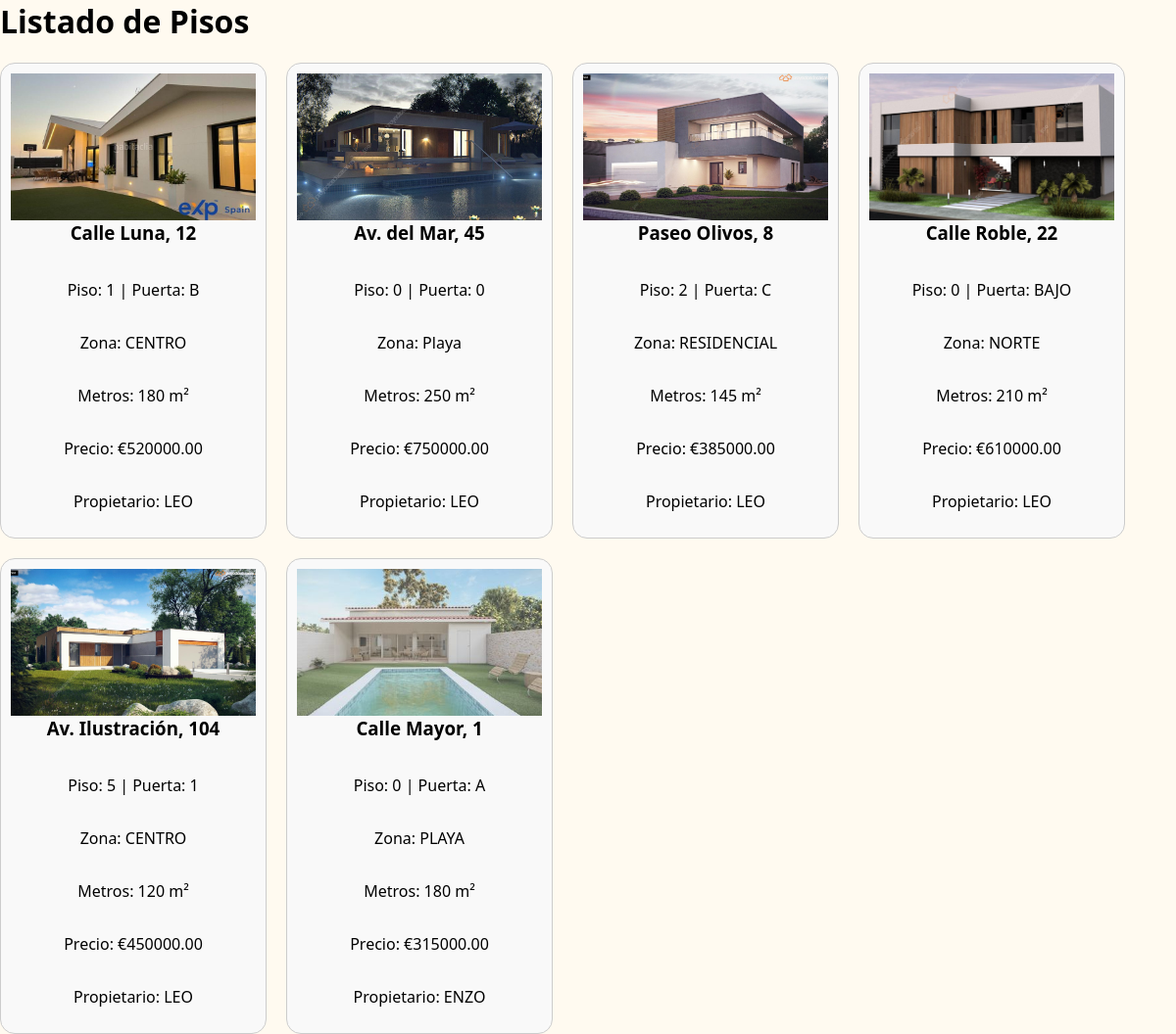
The page /img/pisos.php on the database its author committed.
### tables this page shows
CREATE TABLE `pisos` (
  `Codigo_piso` int(11) NOT NULL,
  `calle` varchar(40) NOT NULL,
  `numero` int(11) NOT NULL,
  `piso` int(11) NOT NULL,
  `puerta` varchar(5) NOT NULL,
  `cp` int(11) NOT NULL,
  `metros` int(11) NOT NULL,
  `zona` varchar(15) DEFAULT NULL,
  `precio` decimal(10,2) NOT NULL,
  `imagen` varchar(100) NOT NULL,
  `usuario_id` int(11) DEFAULT NULL
);

CREATE TABLE `usuario` (
  `usuario_id` int(11) NOT NULL,
  `nombres` varchar(35) NOT NULL,
  `correo` varchar(100) NOT NULL,
  `clave` varchar(80) NOT NULL,
  `tipo_usuario` varchar(20) DEFAULT NULL
);

### img/pisos.php (the view, shortened to what this page needs)
<?php
require_once "../config/conexion.php";
$sql = "SELECT p.*, u.nombres AS propietario
        FROM pisos p
        LEFT JOIN usuario u ON p.usuario_id = u.usuario_id";
$res = mysqli_query($conn, $sql);
$pisos = mysqli_fetch_all($res, MYSQLI_ASSOC);
?>
<!DOCTYPE html>
<html lang="es">
<head>
    <link rel="stylesheet" href="../css/estilos.css">
</head>
<body>
    <h1>Listado de Pisos</h1>
    <div class="pisos-container">
        <?php foreach($pisos as $p): ?>
        <div class="piso-card">
            <img src="../img/pisos/<?php echo $p['imagen'] ?: 'default.jpg'; ?>" alt="Piso">
            <h3><?php echo $p['calle'] . ', ' . $p['numero']; ?></h3>
            <p>Piso: <?php echo $p['piso']; ?> | Puerta: <?php echo $p['puerta']; ?></p>
            <p>Zona: <?php echo $p['zona']; ?></p>
            <p>Metros: <?php echo $p['metros']; ?> m²</p>
            <p>Precio: €<?php echo $p['precio']; ?></p>
            <p>Propietario: <?php echo $p['propietario']; ?></p>
        </div>
        <?php endforeach; ?>
    </div>
</body>
</html>

### css/estilos.css (style rules this page uses)
body { background-color: #fffaf0; margin: 0; font-family: 'Segoe UI', Tahoma, Geneva, Verdana, sans-serif; display: flex; flex-direction: column; min-height: 100vh; }
h1, h2, h3 { margin-top: 0; }
.piso-card { border: 1px solid #eee; border-radius: 15px; overflow: hidden; background: #fff; display: flex; flex-direction: column; transition: transform 0.3s ease, box-shadow 0.3s ease; }

### img/pisos.php (style rules this page uses)
.pisos-container { display: flex; flex-wrap: wrap; gap: 20px; }
.piso-card { border: 1px solid #ccc; padding: 10px; width: 250px; text-align: center; background-color: #f9f9f9; }
.piso-card img { width: 100%; height: 150px; object-fit: cover; }

### rows shown on the page
pisos: imagen (picture), calle "Calle Luna", numero "12", piso "1", puerta "B", zona "CENTRO", metros "180", precio "520000.00", usuario.nombres "LEO"
pisos: imagen (picture), calle "Av. del Mar", numero "45", piso "0", puerta "0", zona "Playa", metros "250", precio "750000.00", usuario.nombres "LEO"
pisos: imagen (picture), calle "Paseo Olivos", numero "8", piso "2", puerta "C", zona "RESIDENCIAL", metros "145", precio "385000.00", usuario.nombres "LEO"
pisos: imagen (picture), calle "Calle Roble", numero "22", piso "0", puerta "BAJO", zona "NORTE", metros "210", precio "610000.00", usuario.nombres "LEO"
pisos: imagen (picture), calle "Av. Ilustración", numero "104", piso "5", puerta "1", zona "CENTRO", metros "120", precio "450000.00", usuario.nombres "LEO"
pisos: imagen (picture), calle "Calle Mayor", numero "1", piso "0", puerta "A", zona "PLAYA", metros "180", precio "315000.00", usuario.nombres "ENZO"
